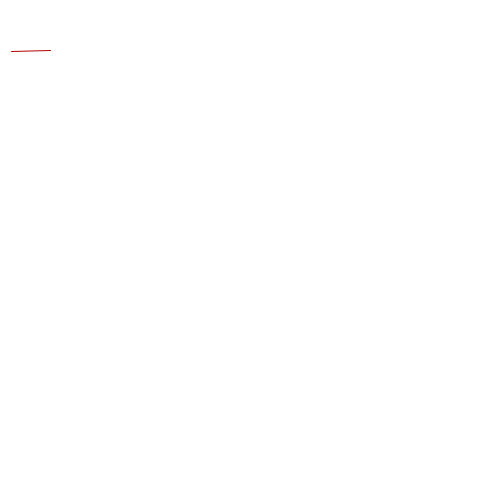
Frame 1 (no input)
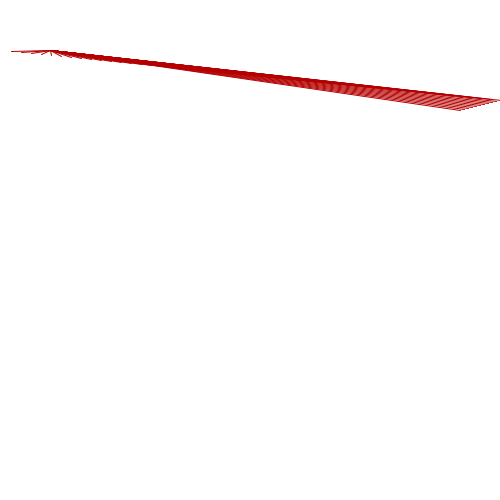
Frame 60 (the mouse pressed at the canvas centre just before this capture)
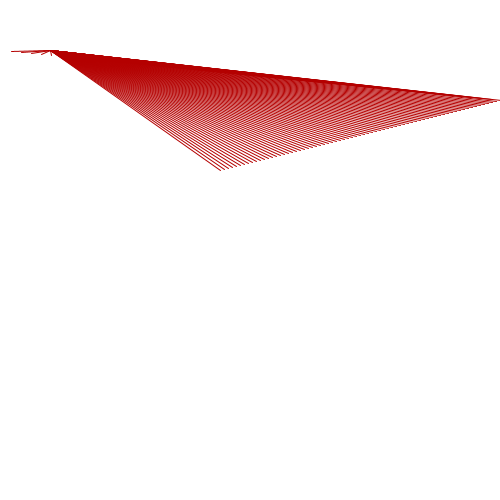
Frame 120 (the mouse held since frame 60 and released just before this capture)

The Processing sketch that drew these frames (run headless with seeded random() and noise(); from frame 60 on, the mouse is pressed at the canvas centre):

// Processing sketch: processing_64224
// ── processing_64224.pde

int x1 = 1;
int y1 = 50;
int xspeed = 10;
int yspeed = 1;
int x3 = 50;
int y3 = 50;


void setup() {
  size(500, 500);
  background(255);
  smooth();
  noStroke();
}
 
void draw() {
 
  if (x1 > width || x1 < 0) {
    if (x1 > width) {
      xspeed = int(random(-10, -1));
      x1 = width;
    }
    else{
      xspeed = int(random(1, 10));
      x1 = 0;
    }
  }
  x1 = x1 + xspeed;
 
  if (y1 > height || y1 < 0) {
    if (y1 > height) {
      yspeed = int(random(-10, -1));
      y1 = height;
    }
    else{
      yspeed = int(random(1, 10));
      y1 = 0;
    }
  }
  y1 = y1 + yspeed;
 
  fill(0);
  stroke(180,0,0);
  strokeWeight(1);
  line(x3, y3, x1, y1);
 

}
